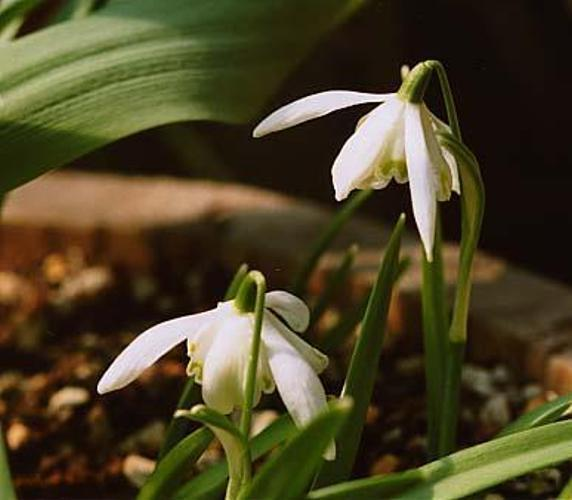
#> input picture testingExamples/image_0127.jpg, 572 x 500 px
$ python -i ImageOps.py   (imports and definitions only)   (older library calls are emulated)
#> lines starting #> are read from the running program, lines starting #| are printed output that depends on the picture; after the words box and inside, x2 and y2 are one past the last pixel; in counts of white or black regions, pixels touching at a corner belong together
from PIL import Image, ImageDraw, ImageStat
import cv2
import numpy as np


class Ops:
    def __init__(self, imageType='rgb'):  # rgb or grey
        self.__imageType = imageType
        pass

    def __isSingle(self, images):
        if isinstance(images, str):
            return True
        if isinstance(images, (tuple, list)):
            return False
        if isinstance(images, np.ndarray):
            if self.__imageType == "grey":
                return len(images.shape) == 2
            else:
                return len(images.shape) == 3
        raise TypeError("invalid format")

    # [4 lines left out: function __validateOperation, not called in this run]

    def __pad3dim(self,image):
        image = image.reshape(list(image.shape)+[1])
        return np.pad(image, ((0, 0), (0, 0), (0, 2)), 'constant',constant_values=0)

    def __dePad3dim(self,image):
        return image[:, :, 0]

    # [231 lines left out: functions perspectiveTransform, addNoise, addSaltPepperNoise, augmentBrightness, rotation, shear and 7 more, not called in this run]

    def halftoneImage(self, images, sample=10, scale=1, percentage=0, angles=[0, 15, 30, 45], style='color',
                      antialias=False):
        class Halftone(object):
            def make(self, img, sample=10, scale=1, percentage=0, angles=[0, 15, 30, 45], style='color',
                     antialias=False):
                img = Image.fromarray(img)
                if style == 'grayscale':
                    angles = angles[:1]
                    gray_im = img.convert('L')
                    dots = self.__halftone(img, gray_im, sample, scale, angles, antialias)
                    new = dots[0]
                else:
                    cmyk = self.__gcr(img, percentage)
                    dots = self.__halftone(img, cmyk, sample, scale, angles, antialias)
                    new = Image.merge('CMYK', dots)
                return new

            def __gcr(self, im, percentage):
                cmyk_im = im.convert('CMYK')
                if not percentage:
                    return cmyk_im
                cmyk_im = cmyk_im.split()
                cmyk = []
                for i in range(4):
                    cmyk.append(cmyk_im[i].load())
                for x in range(im.size[0]):
                    for y in range(im.size[1]):
                        gray = min(cmyk[0][x, y], cmyk[1][x, y], cmyk[2][x, y]) * percentage / 100
                        for i in range(3):
                            cmyk[i][x, y] = cmyk[i][x, y] - gray
                        cmyk[3][x, y] = gray
                return Image.merge('CMYK', cmyk_im)

            def __halftone(self, im, cmyk, sample, scale, angles, antialias):
                antialias_scale = 4

                if antialias is True:
                    scale = scale * antialias_scale

                cmyk = cmyk.split()
                dots = []

                for channel, angle in zip(cmyk, angles):
                    channel = channel.rotate(angle, expand=1)
                    size = channel.size[0] * scale, channel.size[1] * scale
                    half_tone = Image.new('L', size)
                    draw = ImageDraw.Draw(half_tone)
                    for x in range(0, channel.size[0], sample):
                        for y in range(0, channel.size[1], sample):
                            box = channel.crop((x, y, x + sample, y + sample))
                            mean = ImageStat.Stat(box).mean[0]
                            diameter = (mean / 255) ** 0.5
                            box_size = sample * scale
                            draw_diameter = diameter * box_size
                            box_x, box_y = (x * scale), (y * scale)
                            x1 = box_x + ((box_size - draw_diameter) / 2)
                            y1 = box_y + ((box_size - draw_diameter) / 2)
                            x2 = x1 + draw_diameter
                            y2 = y1 + draw_diameter

                            draw.ellipse([(x1, y1), (x2, y2)], fill=255)

                    half_tone = half_tone.rotate(-angle, expand=1)
                    width_half, height_half = half_tone.size
                    xx1 = (width_half - im.size[0] * scale) / 2
                    yy1 = (height_half - im.size[1] * scale) / 2
                    xx2 = xx1 + im.size[0] * scale
                    yy2 = yy1 + im.size[1] * scale

                    half_tone = half_tone.crop((xx1, yy1, xx2, yy2))

                    if antialias is True:
                        w = (xx2 - xx1) / antialias_scale
                        h = (yy2 - yy1) / antialias_scale
                        half_tone = half_tone.resize((w, h), resample=Image.LANCZOS)

                    dots.append(half_tone)
                return dots

        h = Halftone()

        if self.__isSingle(images):
            return np.array(h.make(images, sample, scale, percentage, angles, style, antialias))
        else:
            imgs = []
            for i in range(len(images)):
                imgs.append(np.array(h.make(images[i], sample, scale, percentage, angles, style, antialias)))
            return self.__returnAsNumpyArray(imgs)

    # [216 lines left out: functions __rgb_to_hsv, __hsv_to_rgb, __returnAsNumpyArray, shiftHue, randomErasing, cropFromCentre and 4 more, not called in this run]

>>> import cv2
>>> picture = cv2.cvtColor(cv2.imread('testingExamples/image_0127.jpg'), cv2.COLOR_BGR2RGB)
>>> result = Ops().halftoneImage(picture)
#> the loop in __halftone, `for channel, angle in zip(cmyk, angles):` made 4 passes
#> (angle, size, width_half, height_half, xx1, yy1, xx2, yy2) on passes 2 to 4: (15, (682, 632), 824, 788, 126, 144, 698, 644), (30, (746, 720), 1008, 998, 218, 249, 790, 749), (45, (760, 760), 1076, 1076, 252, 288, 824, 788)
#> (angle, width_half, height_half, xx1, yy1, xx2, yy2) on pass 1: (0, 572, 500, 0, 0, 572, 500)
#> pass 1, in __halftone, `channel = channel.rotate(angle, expand=1)`:
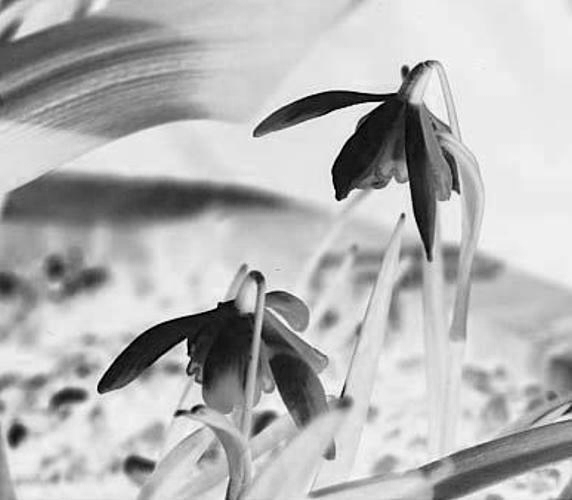
#> channel: PIL image 572x500 L; min 0, max 255, mean 179.9
#> pass 1, in __halftone, `half_tone = half_tone.rotate(-angle, expand=1)`:
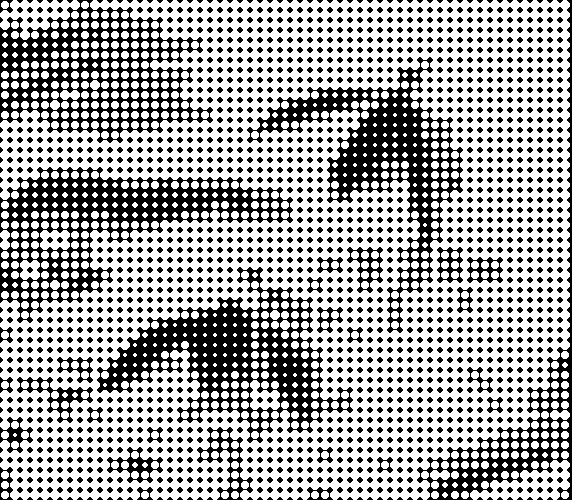
#> half_tone: PIL image 572x500 L; 65% white; 1670 black regions (113 under 20 px), largest, box (x1, y1, x2, y2) and area: (97, 267, 353, 443) 13548, (0, 167, 293, 323) 12224, (247, 57, 463, 333) 12012
#> pass 2, in __halftone, `channel = channel.rotate(angle, expand=1)`:
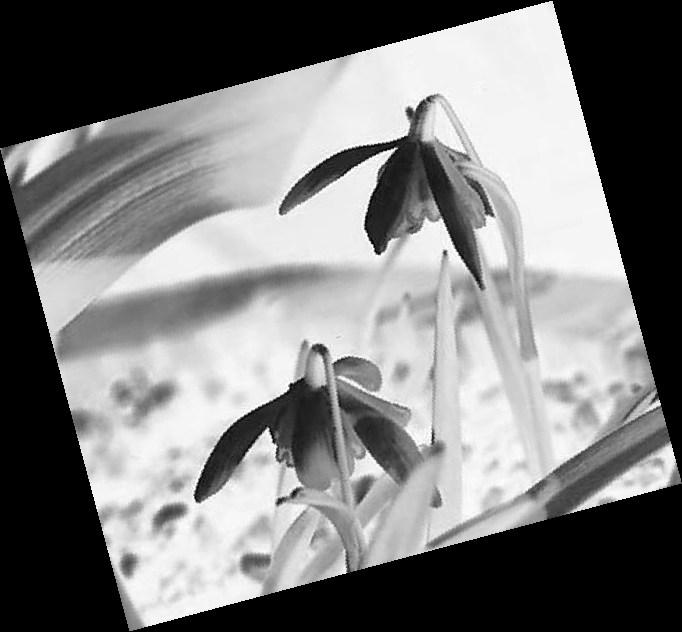
#> channel: PIL image 682x632 L; min 0, max 255, mean 124.9
#> after the loop in __halftone, `for channel, angle in zip(cmyk, angles):`: dots = 4 items
#> in make, `new = Image.merge('CMYK', dots)`:
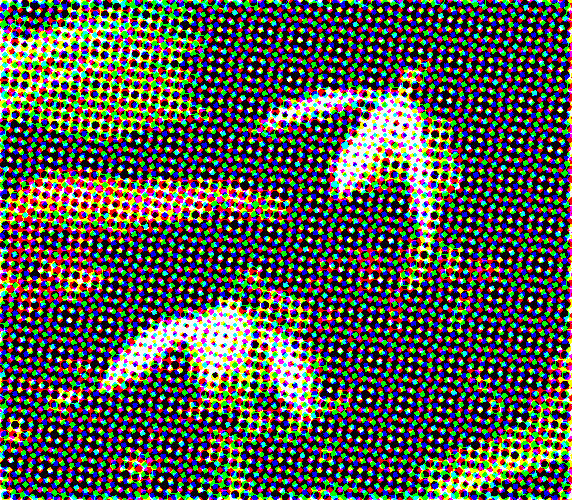
#> new: PIL image 572x500 CMYK; mean R, G, B 89.3, 86, 74.1
#> in halftoneImage, `return np.array(h.make(images, sample, scale, percentage, angles, styl..`:
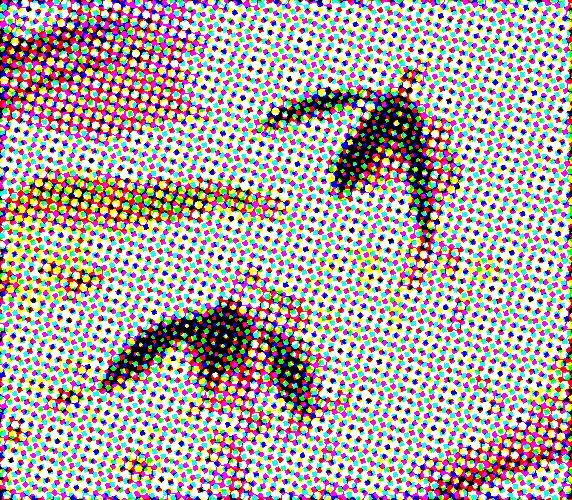
#> returned value: shape (500, 572, 4); mean of channels 0, 1, 2, 3 165.7, 169, 180.9, 0; drawn as B, G, R

$ run again, on testingExamples/image_0463.jpg
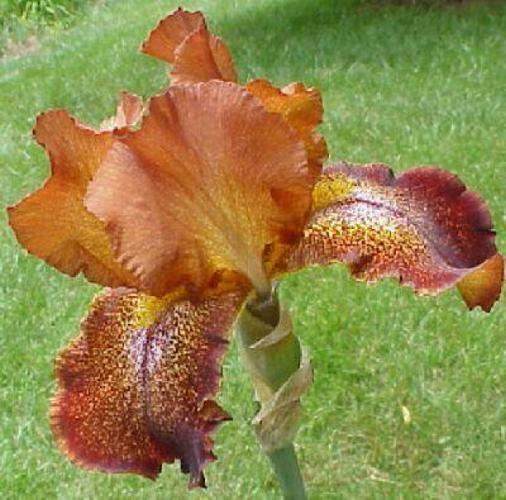
#> input picture testingExamples/image_0463.jpg, 506 x 500 px
#> the loop in __halftone, `for channel, angle in zip(cmyk, angles):` made 4 passes
#> (angle, size, width_half, height_half, xx1, yy1, xx2, yy2) on passes 2 to 4: (15, (620, 614), 758, 754, 126, 127, 632, 627), (30, (690, 688), 942, 942, 218, 221, 724, 721), (45, (712, 712), 1008, 1008, 251, 254, 757, 754)
#> pass 1, in __halftone, `half_tone = half_tone.rotate(-angle, expand=1)`:
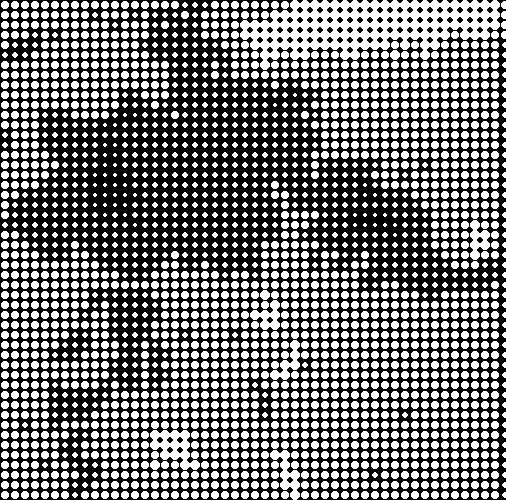
#> half_tone: PIL image 506x500 L; 44.9% white; 2398 white regions (91 under 20 px), largest, box (x1, y1, x2, y2) and area: (240, 0, 500, 70) 9044, (150, 430, 200, 470) 988, (270, 450, 300, 500) 608
#> after the loop in __halftone, `for channel, angle in zip(cmyk, angles):`: dots = 4 items
#> in halftoneImage, `return np.array(h.make(images, sample, scale, percentage, angles, styl..`:
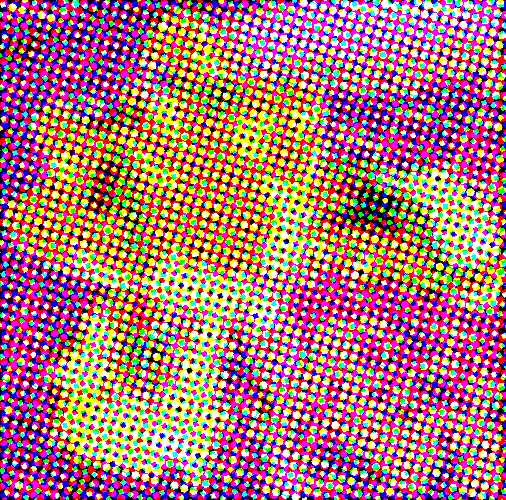
#> returned value: shape (500, 506, 4); mean of channels 0, 1, 2, 3 114.5, 120, 174.7, 0; drawn as B, G, R
